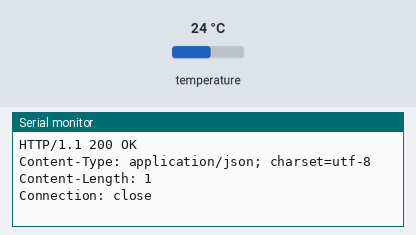
A sketch run on a simulated ESP8266 (NodeMCU). Shown: the last lines printed to the serial monitor. The inputs (shaded band) are chosen by the test bench; at power-on: temperature 24 °C. WiFi joins after 1.5 s; servers stay silent unless stated; web services answer with replies made up by the test bench.

Above: at 2.7 s.
2.8 s: temperature set to 12 °C
At 6.0 s:
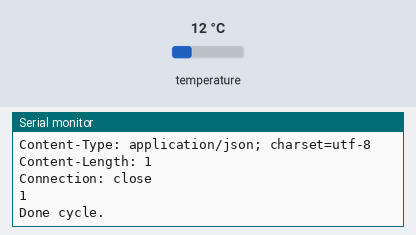
14.7 s: temperature set to 19 °C
At 22.2 s:
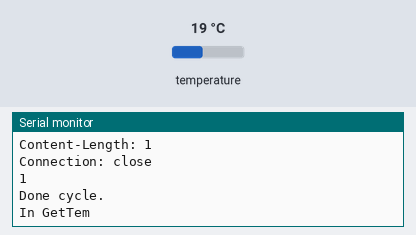
Timing chart, 0 to 23.7 s (numbered marks = the images above; inputs shaded):
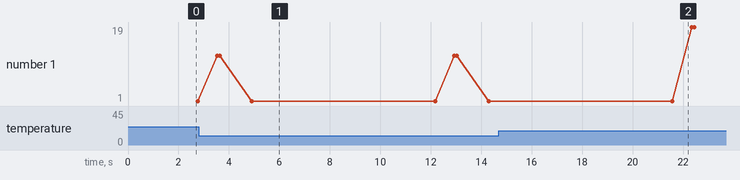

The sketch:

sketch_mar20a.ino
```cpp
/*
 * 2017/3/15  Kyuho Kim
 * Template for using Thing Speak Service
 */

const char* host_thingspeak = "api.thingspeak.com";
String url_mission4 = "/update?api_key=XX8CPF5JAM7KFAAZ";
String url_mission5 = "/update?api_key=3RZ0UFQDK1K47R9E";

const char* host_nodejs = "163.239.78.84";
String url_mission7 = "/ading?";

const int httpPort = 80;
int interval = 60000;

float x = 0.0;

#include <OneWire.h>
#include <DallasTemperature.h>
#include <ESP8266WiFi.h>
#include <WiFiClientSecure.h>
#include <math.h>

#define ONE_WIRE_BUS D4

const char* ssid = "ReleaseWifi";   // Your own ssid here
const char* password = "10161016";  // Your own password here

OneWire oneWire(ONE_WIRE_BUS);
DallasTemperature sensors(&oneWire);

/* sending to url for payload */
void delivering(const char* host,String url,String payload) {
  WiFiClient client;
  Serial.print("connecting to ");
  Serial.println(host);
  if (!client.connect(host, httpPort)) {
    Serial.print("connection failed: ");
    Serial.println(payload);
    return;
  }
  String getheader = "GET "+ String(url) +"&"+ String(payload) +" HTTP/1.1";
  client.println(getheader);
  client.println("User-Agent: ESP8266 Gyungmin");
  client.println("Host: " + String(host));
  client.println("Connection: close");
  client.println();

  Serial.println(getheader);
  while (client.connected()) {
    String line = client.readStringUntil('\n');
    Serial.println(line);
  }
  Serial.println("Done cycle.");
}

/* Mission #4 */
String working() {
  x = x + 0.1;
  float r;

  r = 3 * (1 - cos(x));

  return(String("field1=")+String(r));
}

void send_workingValue(){
    String payload = working();
     delivering(host_thingspeak,url_mission4,payload);
}

/* Mission #5 */
float getTemperature() {
Serial.println("In GetTem\n");

  float temp;
  do {
    sensors.requestTemperatures();
    temp = sensors.getTempCByIndex(0);
    Serial.println(temp);
    delay(100);
  } while (temp == 85.0 || temp == (-127.0));
  Serial.println(temp);
  return temp;
}

void send_temperature(){
  char temperatureString[6];
  float temperature = getTemperature();

  dtostrf(temperature, 2, 2, temperatureString);
  // send temperature to the serial console
  Serial.println(temperatureString);

  String payload = "field1=" + String(temperature);

  delivering(host_thingspeak,url_mission5,payload);

}

void connect_ap() {
  Serial.println();
  Serial.print("connecting to ");
  Serial.println(ssid);
  WiFi.begin(ssid, password);
  while (WiFi.status() != WL_CONNECTED) {
    delay(500);
    Serial.print(".");
  }
  Serial.print("\n Got WiFi, IP address: ");
  Serial.println(WiFi.localIP());
}

void setup() {
  Serial.begin(115200);
  connect_ap();

  Serial.println("ESPArduinoThingSpeak.cpp - 2017/3/15");
}


unsigned long mark = 0;
void loop() {
     send_workingValue(); // Mission #4
     send_temperature(); // Mission #5

     delay(6000);

}
```

Measured:
- after the input at 2.8 s, the serial monitor: prints a new line after 0.74 s (image 1)
